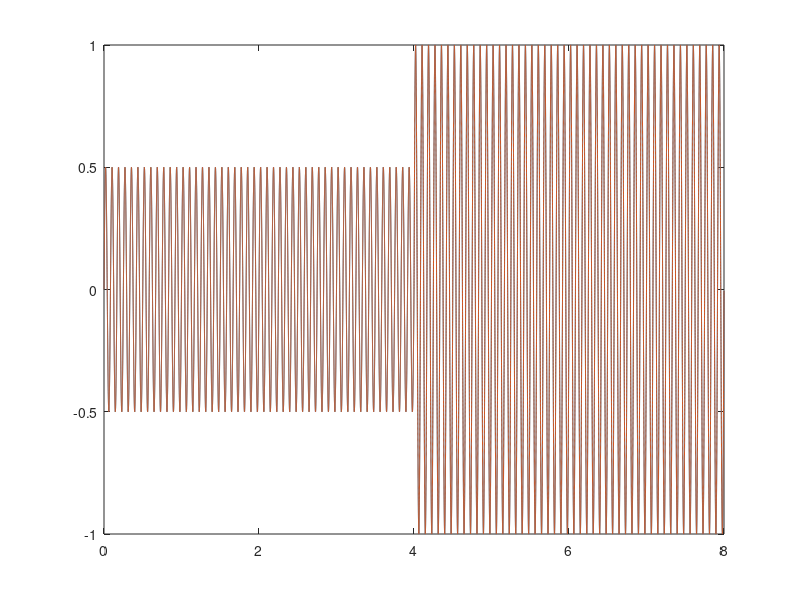
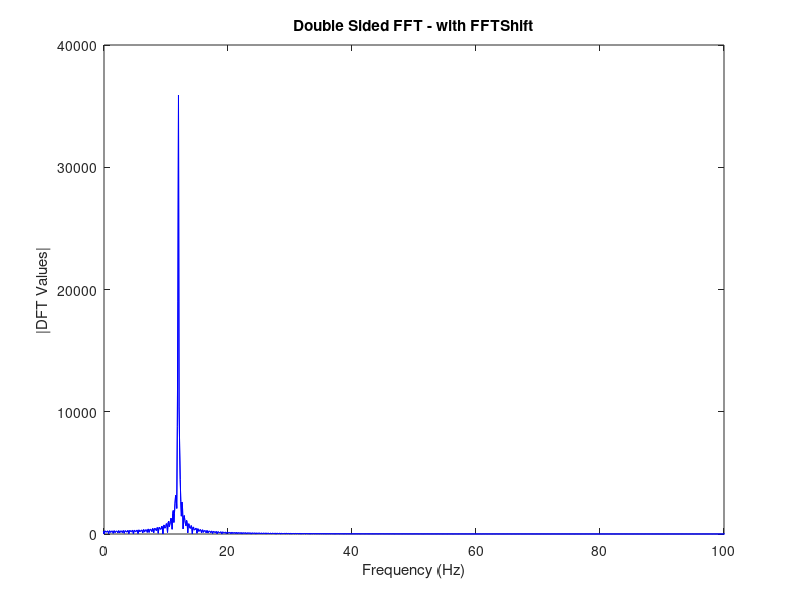
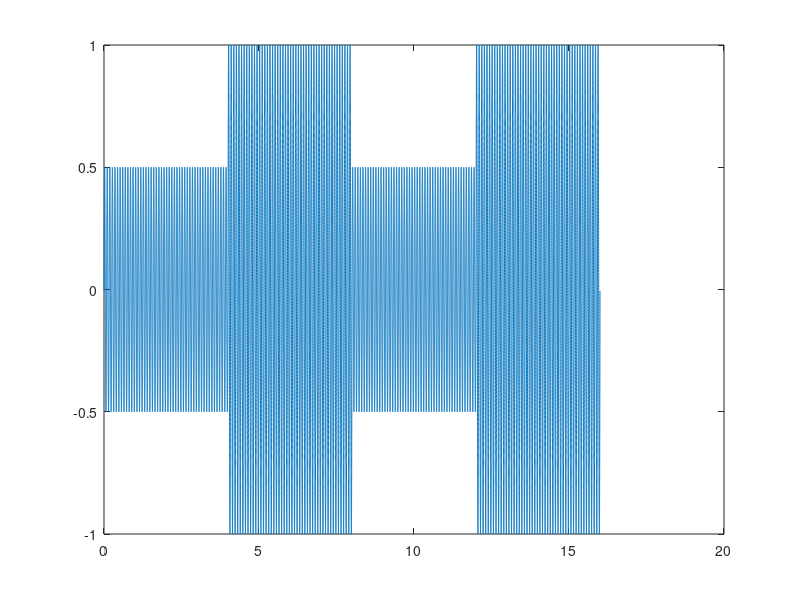
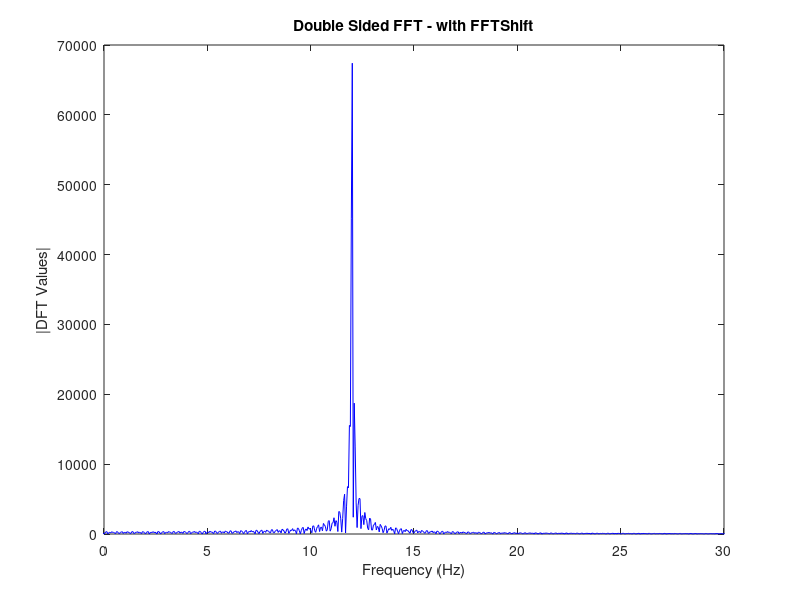

Recreate these plots in MATLAB, in order. (Note: this script raises an error after producing the figures.)
%% 3-30-2018 - DJC generate sine waves to test TDT filtering abilities
% using white matter (c) output to bnc
% generate sine waves between 12 and 20

Fs = 12207; % sampling rate Hz


% time each frequency
timeFreq = 8;
tTotal = timeFreq*Fs;

t=0:1/Fs:timeFreq;
t = t(1:end-1);
freqVec = [12:20];

for freq = freqVec
    fVec = freq*ones(1,2);
    ampVec = [0.5,1]; % amplitude
    ampVecLong = zeros(size(t));
    ampVecLong(1:length(ampVecLong)/2) = ampVec(1);
    ampVecLong(length(ampVecLong)/2+1:end) = ampVec(2);
    
    %y=sin(2*pi*f*t);
    reppedT = repmat(t,length(fVec),1)';
    reppedF = repmat(fVec,length(t),1);
    reppedAmp = repmat(ampVecLong,length(fVec),1)';
    %
    y = reppedAmp.*sin(2*pi.*reppedF.*reppedT);
    %
    figure
    plot(t,y)
    %%
    %y = y(t>32)
    figure
    p = nextpow2(length(y));
    NFFT = 2^p;
    X=fftshift(fft(y,NFFT));
    fVals=Fs*(-NFFT/2:NFFT/2-1)/NFFT;
    plot(fVals,abs(X),'b');
    title('Double Sided FFT - with FFTShift');
    xlabel('Frequency (Hz)')
    ylabel('|DFT Values|');
    xlim([0 100])
    
    %%
    tTotal = 0:1/Fs:(timeFreq*length(fVec));
    tTotal = tTotal(1:end-1);
    yTotal = reshape(y,1,[]);
    
    figure
    plot(tTotal,yTotal)
    %%
    %y = y(t>32)
    figure
    p = nextpow2(length(yTotal));
    NFFT = 2^p;
    X=fftshift(fft(yTotal,NFFT));
    fVals=Fs*(-NFFT/2:NFFT/2-1)/NFFT;
    plot(fVals,abs(X),'b');
    title('Double Sided FFT - with FFTShift');
    xlabel('Frequency (Hz)')
    ylabel('|DFT Values|');
    xlim([0 30])
    
    %%
    
    figure
    spectrogram(yTotal,[],[],[],Fs,'yaxis')
    colormap bone
    view(-45,65)
    ylim([0 30e-3])
    
    %%
    fileSave = ['sampleBeta_' num2str(freq) '.wav'];
    audiowrite(fileSave,yTotal,Fs)
end
